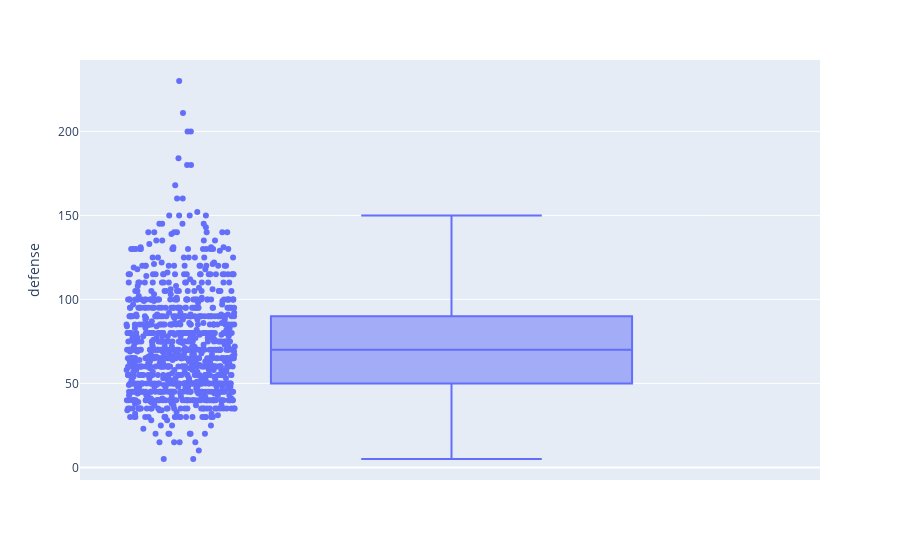

Notebook source saved alongside this figure:
### Code cell
fig=px.box(df,y='defense',points='all')
fig.show()

### Figure 1 — Plotly figure (JSON) as saved in the notebook; plotly's stock layout.template omitted (floating-point values rounded to 4 significant figures; data arrays with more than 128 entries replaced by an {"elided": "..."} marker saying what was removed)
{"data": [{"alignmentgroup": "True", "boxpoints": "all", "hovertemplate": "defense=%{y}<extra></extra>", "legendgroup": "", "marker": {"color": "#636efa"}, "name": "", "notched": false, "offsetgroup": "", "orientation": "v", "showlegend": false, "type": "box", "x0": " ", "xaxis": "x", "y": {"elided": "1025 int values"}, "y0": " ", "yaxis": "y"}], "layout": {"boxmode": "group", "legend": {"tracegroupgap": 0}, "margin": {"t": 60}, "xaxis": {"anchor": "y", "domain": [0, 1]}, "yaxis": {"anchor": "x", "domain": [0, 1], "title": {"text": "defense"}}}}
